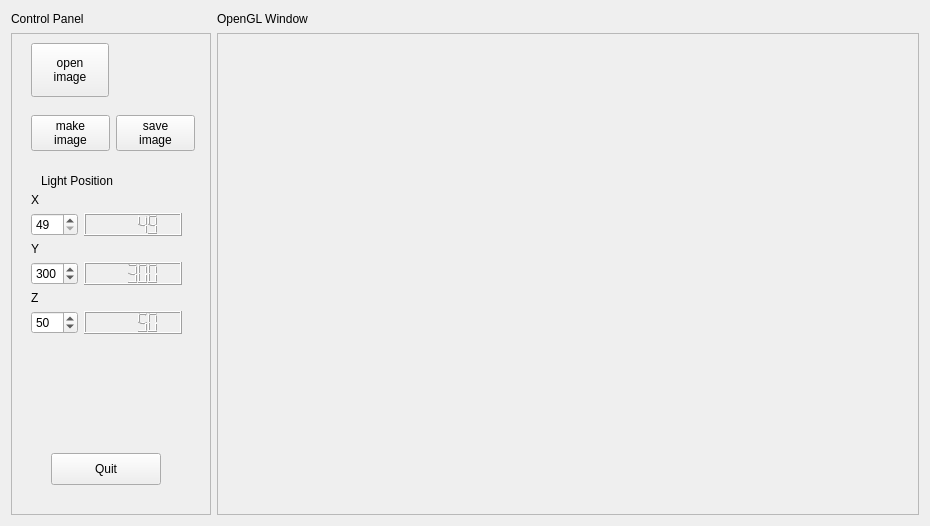
<?xml version="1.0" encoding="UTF-8"?>
<ui version="4.0">
 <class>frmMain</class>
 <widget class="QWidget" name="frmMain">
  <property name="geometry">
   <rect>
    <x>0</x>
    <y>0</y>
    <width>930</width>
    <height>526</height>
   </rect>
  </property>
  <property name="windowTitle">
   <string>QT skeleton - BW 2014</string>
  </property>
  <layout class="QGridLayout" name="gridLayout">
   <item row="0" column="1">
    <widget class="QLabel" name="label">
     <property name="minimumSize">
      <size>
       <width>100</width>
       <height>16</height>
      </size>
     </property>
     <property name="maximumSize">
      <size>
       <width>100</width>
       <height>16</height>
      </size>
     </property>
     <property name="text">
      <string>Control Panel</string>
     </property>
    </widget>
   </item>
   <item row="0" column="2">
    <widget class="QLabel" name="label_2">
     <property name="minimumSize">
      <size>
       <width>100</width>
       <height>16</height>
      </size>
     </property>
     <property name="maximumSize">
      <size>
       <width>100</width>
       <height>16</height>
      </size>
     </property>
     <property name="text">
      <string>OpenGL Window</string>
     </property>
    </widget>
   </item>
   <item row="1" column="1">
    <widget class="QFrame" name="controlFrame">
     <property name="minimumSize">
      <size>
       <width>200</width>
       <height>470</height>
      </size>
     </property>
     <property name="maximumSize">
      <size>
       <width>200</width>
       <height>16777215</height>
      </size>
     </property>
     <property name="frameShape">
      <enum>QFrame::StyledPanel</enum>
     </property>
     <property name="frameShadow">
      <enum>QFrame::Raised</enum>
     </property>
     <widget class="QPushButton" name="pushButton">
      <property name="geometry">
       <rect>
        <x>20</x>
        <y>10</y>
        <width>78</width>
        <height>54</height>
       </rect>
      </property>
      <property name="text">
       <string>open
image</string>
      </property>
     </widget>
     <widget class="QPushButton" name="pushButton_4">
      <property name="geometry">
       <rect>
        <x>40</x>
        <y>420</y>
        <width>110</width>
        <height>32</height>
       </rect>
      </property>
      <property name="text">
       <string>Quit</string>
      </property>
     </widget>
     <widget class="QWidget" name="layoutWidget">
      <property name="geometry">
       <rect>
        <x>20</x>
        <y>70</y>
        <width>164</width>
        <height>60</height>
       </rect>
      </property>
      <layout class="QHBoxLayout" name="horizontalLayout">
       <item>
        <widget class="QPushButton" name="pushButton_3">
         <property name="text">
          <string>make
image</string>
         </property>
        </widget>
       </item>
       <item>
        <widget class="QPushButton" name="pushButton_2">
         <property name="text">
          <string>save
image</string>
         </property>
        </widget>
       </item>
      </layout>
     </widget>
     <widget class="QWidget" name="formLayoutWidget">
      <property name="geometry">
       <rect>
        <x>20</x>
        <y>160</y>
        <width>151</width>
        <height>175</height>
       </rect>
      </property>
      <layout class="QFormLayout" name="formLayout">
       <item row="1" column="0">
        <widget class="QSpinBox" name="spinBox">
         <property name="minimum">
          <number>49</number>
         </property>
         <property name="maximum">
          <number>590</number>
         </property>
         <property name="value">
          <number>49</number>
         </property>
        </widget>
       </item>
       <item row="1" column="1">
        <widget class="QLCDNumber" name="lcdNumber">
         <property name="intValue" stdset="0">
          <number>49</number>
         </property>
        </widget>
       </item>
       <item row="3" column="0">
        <widget class="QSpinBox" name="spinBox_2">
         <property name="minimum">
          <number>9</number>
         </property>
         <property name="maximum">
          <number>349</number>
         </property>
         <property name="value">
          <number>300</number>
         </property>
        </widget>
       </item>
       <item row="3" column="1">
        <widget class="QLCDNumber" name="lcdNumber_2">
         <property name="intValue" stdset="0">
          <number>300</number>
         </property>
        </widget>
       </item>
       <item row="5" column="0">
        <widget class="QSpinBox" name="spinBox_3">
         <property name="minimum">
          <number>25</number>
         </property>
         <property name="maximum">
          <number>590</number>
         </property>
         <property name="value">
          <number>50</number>
         </property>
        </widget>
       </item>
       <item row="5" column="1">
        <widget class="QLCDNumber" name="lcdNumber_3">
         <property name="intValue" stdset="0">
          <number>50</number>
         </property>
        </widget>
       </item>
       <item row="0" column="0">
        <widget class="QLabel" name="label_3">
         <property name="text">
          <string>X</string>
         </property>
        </widget>
       </item>
       <item row="2" column="0">
        <widget class="QLabel" name="label_4">
         <property name="text">
          <string>Y</string>
         </property>
        </widget>
       </item>
       <item row="4" column="0">
        <widget class="QLabel" name="label_5">
         <property name="text">
          <string>Z</string>
         </property>
        </widget>
       </item>
      </layout>
     </widget>
     <widget class="QLabel" name="label_6">
      <property name="geometry">
       <rect>
        <x>30</x>
        <y>140</y>
        <width>91</width>
        <height>16</height>
       </rect>
      </property>
      <property name="text">
       <string>Light Position</string>
      </property>
     </widget>
    </widget>
   </item>
   <item row="1" column="2" colspan="2">
    <widget class="QScrollArea" name="glWidgetArea">
     <property name="sizePolicy">
      <sizepolicy hsizetype="Ignored" vsizetype="Ignored">
       <horstretch>0</horstretch>
       <verstretch>0</verstretch>
      </sizepolicy>
     </property>
     <property name="minimumSize">
      <size>
       <width>580</width>
       <height>470</height>
      </size>
     </property>
     <property name="verticalScrollBarPolicy">
      <enum>Qt::ScrollBarAlwaysOff</enum>
     </property>
     <property name="horizontalScrollBarPolicy">
      <enum>Qt::ScrollBarAlwaysOff</enum>
     </property>
     <property name="widgetResizable">
      <bool>true</bool>
     </property>
     <widget class="QWidget" name="scrollAreaWidgetContents">
      <property name="geometry">
       <rect>
        <x>0</x>
        <y>0</y>
        <width>688</width>
        <height>468</height>
       </rect>
      </property>
     </widget>
    </widget>
   </item>
  </layout>
 </widget>
 <resources/>
 <connections>
  <connection>
   <sender>pushButton</sender>
   <signal>clicked()</signal>
   <receiver>frmMain</receiver>
   <slot>openImage()</slot>
   <hints>
    <hint type="sourcelabel">
     <x>80</x>
     <y>77</y>
    </hint>
    <hint type="destinationlabel">
     <x>222</x>
     <y>151</y>
    </hint>
   </hints>
  </connection>
  <connection>
   <sender>pushButton_2</sender>
   <signal>clicked()</signal>
   <receiver>frmMain</receiver>
   <slot>saveImage()</slot>
   <hints>
    <hint type="sourcelabel">
     <x>159</x>
     <y>132</y>
    </hint>
    <hint type="destinationlabel">
     <x>221</x>
     <y>78</y>
    </hint>
   </hints>
  </connection>
  <connection>
   <sender>pushButton_3</sender>
   <signal>clicked()</signal>
   <receiver>frmMain</receiver>
   <slot>makeImage()</slot>
   <hints>
    <hint type="sourcelabel">
     <x>62</x>
     <y>135</y>
    </hint>
    <hint type="destinationlabel">
     <x>214</x>
     <y>243</y>
    </hint>
   </hints>
  </connection>
  <connection>
   <sender>pushButton_4</sender>
   <signal>clicked()</signal>
   <receiver>frmMain</receiver>
   <slot>close()</slot>
   <hints>
    <hint type="sourcelabel">
     <x>126</x>
     <y>473</y>
    </hint>
    <hint type="destinationlabel">
     <x>223</x>
     <y>484</y>
    </hint>
   </hints>
  </connection>
  <connection>
   <sender>spinBox</sender>
   <signal>valueChanged(int)</signal>
   <receiver>lcdNumber</receiver>
   <slot>display(int)</slot>
   <hints>
    <hint type="sourcelabel">
     <x>66</x>
     <y>245</y>
    </hint>
    <hint type="destinationlabel">
     <x>157</x>
     <y>246</y>
    </hint>
   </hints>
  </connection>
  <connection>
   <sender>spinBox_2</sender>
   <signal>valueChanged(int)</signal>
   <receiver>lcdNumber_2</receiver>
   <slot>display(int)</slot>
   <hints>
    <hint type="sourcelabel">
     <x>70</x>
     <y>301</y>
    </hint>
    <hint type="destinationlabel">
     <x>137</x>
     <y>304</y>
    </hint>
   </hints>
  </connection>
  <connection>
   <sender>spinBox_3</sender>
   <signal>valueChanged(int)</signal>
   <receiver>lcdNumber_3</receiver>
   <slot>display(int)</slot>
   <hints>
    <hint type="sourcelabel">
     <x>67</x>
     <y>368</y>
    </hint>
    <hint type="destinationlabel">
     <x>148</x>
     <y>364</y>
    </hint>
   </hints>
  </connection>
  <connection>
   <sender>spinBox</sender>
   <signal>valueChanged(int)</signal>
   <receiver>frmMain</receiver>
   <slot>changeLightx(int)</slot>
   <hints>
    <hint type="sourcelabel">
     <x>87</x>
     <y>248</y>
    </hint>
    <hint type="destinationlabel">
     <x>216</x>
     <y>273</y>
    </hint>
   </hints>
  </connection>
  <connection>
   <sender>spinBox_2</sender>
   <signal>valueChanged(int)</signal>
   <receiver>frmMain</receiver>
   <slot>changeLighty(int)</slot>
   <hints>
    <hint type="sourcelabel">
     <x>70</x>
     <y>308</y>
    </hint>
    <hint type="destinationlabel">
     <x>220</x>
     <y>323</y>
    </hint>
   </hints>
  </connection>
  <connection>
   <sender>spinBox_3</sender>
   <signal>valueChanged(int)</signal>
   <receiver>frmMain</receiver>
   <slot>changeLightz(int)</slot>
   <hints>
    <hint type="sourcelabel">
     <x>70</x>
     <y>363</y>
    </hint>
    <hint type="destinationlabel">
     <x>217</x>
     <y>379</y>
    </hint>
   </hints>
  </connection>
 </connections>
 <slots>
  <slot>clear()</slot>
  <slot>showImage(bool)</slot>
  <slot>aboutBut()</slot>
  <slot>helpBut()</slot>
  <slot>saveImage()</slot>
  <slot>openImage()</slot>
  <slot>makeImage()</slot>
  <slot>changeLightx(int)</slot>
  <slot>changeLighty(int)</slot>
  <slot>changeLightz(int)</slot>
 </slots>
</ui>
